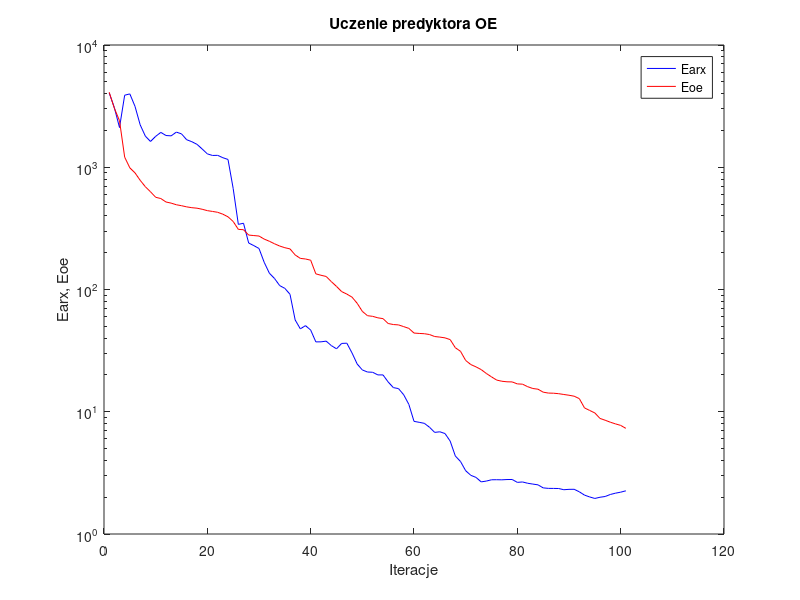
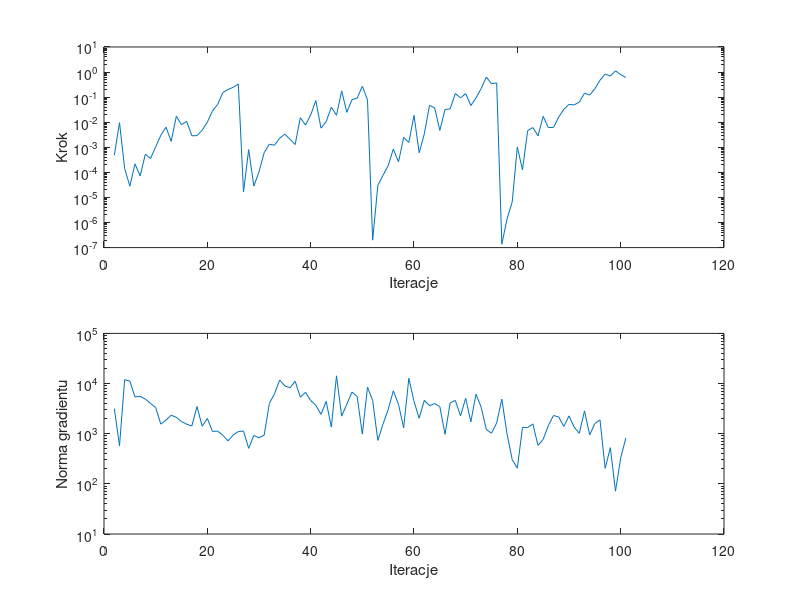

Write MATLAB code to recreate these figures, in order.
%uczenie predyktora oe
clear all;
n=0; farx(n+1)=4.060597e+003; foe(n+1)=4.109028e+003; wspucz(n+1)=0.000000e+000; ng(n+1)=0.000000e+000;
%odnowa zmiennej metryki
n=1; farx(n+1)=3.078293e+003; foe(n+1)=3.041552e+003; krok(n+1)=4.819384e-004; ng(n+1)=3.159804e+003;
n=2; farx(n+1)=2.112798e+003; foe(n+1)=2.403567e+003; krok(n+1)=9.590335e-003; ng(n+1)=5.727843e+002;
n=3; farx(n+1)=3.884263e+003; foe(n+1)=1.209454e+003; krok(n+1)=1.418485e-004; ng(n+1)=1.195000e+004;
n=4; farx(n+1)=3.981724e+003; foe(n+1)=9.885054e+002; krok(n+1)=2.809248e-005; ng(n+1)=1.120730e+004;
n=5; farx(n+1)=3.149428e+003; foe(n+1)=8.997317e+002; krok(n+1)=2.178264e-004; ng(n+1)=5.400271e+003;
n=6; farx(n+1)=2.224609e+003; foe(n+1)=7.823101e+002; krok(n+1)=7.278993e-005; ng(n+1)=5.562669e+003;
n=7; farx(n+1)=1.797347e+003; foe(n+1)=6.930083e+002; krok(n+1)=5.309035e-004; ng(n+1)=4.897745e+003;
n=8; farx(n+1)=1.625595e+003; foe(n+1)=6.300704e+002; krok(n+1)=3.551278e-004; ng(n+1)=4.008486e+003;
n=9; farx(n+1)=1.789852e+003; foe(n+1)=5.681166e+002; krok(n+1)=1.050435e-003; ng(n+1)=3.320340e+003;
n=10; farx(n+1)=1.928060e+003; foe(n+1)=5.546054e+002; krok(n+1)=3.023969e-003; ng(n+1)=1.550546e+003;
n=11; farx(n+1)=1.818094e+003; foe(n+1)=5.197400e+002; krok(n+1)=6.314847e-003; ng(n+1)=1.869093e+003;
n=12; farx(n+1)=1.806675e+003; foe(n+1)=5.087932e+002; krok(n+1)=1.726346e-003; ng(n+1)=2.341266e+003;
n=13; farx(n+1)=1.938838e+003; foe(n+1)=4.934875e+002; krok(n+1)=1.716139e-002; ng(n+1)=2.117386e+003;
n=14; farx(n+1)=1.875576e+003; foe(n+1)=4.847664e+002; krok(n+1)=8.023134e-003; ng(n+1)=1.744061e+003;
n=15; farx(n+1)=1.679089e+003; foe(n+1)=4.741981e+002; krok(n+1)=1.080437e-002; ng(n+1)=1.547790e+003;
n=16; farx(n+1)=1.618149e+003; foe(n+1)=4.669197e+002; krok(n+1)=2.883948e-003; ng(n+1)=1.426491e+003;
n=17; farx(n+1)=1.539289e+003; foe(n+1)=4.625753e+002; krok(n+1)=2.914669e-003; ng(n+1)=3.482160e+003;
n=18; farx(n+1)=1.410765e+003; foe(n+1)=4.533170e+002; krok(n+1)=4.829711e-003; ng(n+1)=1.409422e+003;
n=19; farx(n+1)=1.286588e+003; foe(n+1)=4.416880e+002; krok(n+1)=1.000091e-002; ng(n+1)=2.019279e+003;
n=20; farx(n+1)=1.248655e+003; foe(n+1)=4.351095e+002; krok(n+1)=2.835564e-002; ng(n+1)=1.107415e+003;
n=21; farx(n+1)=1.251619e+003; foe(n+1)=4.281089e+002; krok(n+1)=5.135894e-002; ng(n+1)=1.125299e+003;
n=22; farx(n+1)=1.197077e+003; foe(n+1)=4.131460e+002; krok(n+1)=1.534454e-001; ng(n+1)=9.300263e+002;
n=23; farx(n+1)=1.158302e+003; foe(n+1)=3.931508e+002; krok(n+1)=2.002215e-001; ng(n+1)=7.195589e+002;
n=24; farx(n+1)=6.709781e+002; foe(n+1)=3.601565e+002; krok(n+1)=2.475890e-001; ng(n+1)=9.411831e+002;
n=25; farx(n+1)=3.409937e+002; foe(n+1)=3.102930e+002; krok(n+1)=3.346481e-001; ng(n+1)=1.103299e+003;
%odnowa zmiennej metryki
n=26; farx(n+1)=3.483915e+002; foe(n+1)=3.084299e+002; krok(n+1)=1.641052e-005; ng(n+1)=1.127913e+003;
n=27; farx(n+1)=2.400280e+002; foe(n+1)=2.788734e+002; krok(n+1)=8.071467e-004; ng(n+1)=5.109144e+002;
n=28; farx(n+1)=2.285384e+002; foe(n+1)=2.761881e+002; krok(n+1)=2.832743e-005; ng(n+1)=9.228392e+002;
n=29; farx(n+1)=2.165647e+002; foe(n+1)=2.737677e+002; krok(n+1)=1.046887e-004; ng(n+1)=8.300299e+002;
n=30; farx(n+1)=1.670780e+002; foe(n+1)=2.585667e+002; krok(n+1)=6.066958e-004; ng(n+1)=9.341881e+002;
n=31; farx(n+1)=1.360538e+002; foe(n+1)=2.480943e+002; krok(n+1)=1.323510e-003; ng(n+1)=4.007636e+003;
n=32; farx(n+1)=1.231043e+002; foe(n+1)=2.366587e+002; krok(n+1)=1.216567e-003; ng(n+1)=6.255888e+003;
n=33; farx(n+1)=1.076648e+002; foe(n+1)=2.267973e+002; krok(n+1)=2.298967e-003; ng(n+1)=1.174362e+004;
n=34; farx(n+1)=1.021838e+002; foe(n+1)=2.197740e+002; krok(n+1)=3.364099e-003; ng(n+1)=8.973630e+003;
n=35; farx(n+1)=9.139100e+001; foe(n+1)=2.148372e+002; krok(n+1)=2.087697e-003; ng(n+1)=8.209456e+003;
n=36; farx(n+1)=5.634560e+001; foe(n+1)=1.917282e+002; krok(n+1)=1.293127e-003; ng(n+1)=1.113793e+004;
n=37; farx(n+1)=4.766126e+001; foe(n+1)=1.796769e+002; krok(n+1)=1.517118e-002; ng(n+1)=5.339562e+003;
n=38; farx(n+1)=5.062589e+001; foe(n+1)=1.776788e+002; krok(n+1)=7.700880e-003; ng(n+1)=6.690963e+003;
n=39; farx(n+1)=4.658241e+001; foe(n+1)=1.736461e+002; krok(n+1)=1.941426e-002; ng(n+1)=4.578181e+003;
n=40; farx(n+1)=3.728601e+001; foe(n+1)=1.342844e+002; krok(n+1)=7.301859e-002; ng(n+1)=3.682996e+003;
n=41; farx(n+1)=3.731887e+001; foe(n+1)=1.307524e+002; krok(n+1)=5.801633e-003; ng(n+1)=2.433100e+003;
n=42; farx(n+1)=3.781645e+001; foe(n+1)=1.278379e+002; krok(n+1)=1.059400e-002; ng(n+1)=4.406713e+003;
n=43; farx(n+1)=3.476118e+001; foe(n+1)=1.159799e+002; krok(n+1)=3.980518e-002; ng(n+1)=1.355552e+003;
n=44; farx(n+1)=3.272204e+001; foe(n+1)=1.059944e+002; krok(n+1)=1.891780e-002; ng(n+1)=1.425663e+004;
n=45; farx(n+1)=3.621945e+001; foe(n+1)=9.611661e+001; krok(n+1)=1.778431e-001; ng(n+1)=2.241132e+003;
n=46; farx(n+1)=3.637385e+001; foe(n+1)=9.171774e+001; krok(n+1)=2.476948e-002; ng(n+1)=3.886345e+003;
n=47; farx(n+1)=3.030025e+001; foe(n+1)=8.661773e+001; krok(n+1)=7.951813e-002; ng(n+1)=6.754253e+003;
n=48; farx(n+1)=2.458511e+001; foe(n+1)=7.714277e+001; krok(n+1)=9.137743e-002; ng(n+1)=5.521866e+003;
n=49; farx(n+1)=2.197683e+001; foe(n+1)=6.623945e+001; krok(n+1)=2.733356e-001; ng(n+1)=9.794847e+002;
n=50; farx(n+1)=2.113645e+001; foe(n+1)=6.105177e+001; krok(n+1)=7.700420e-002; ng(n+1)=8.510829e+003;
%odnowa zmiennej metryki
n=51; farx(n+1)=2.103438e+001; foe(n+1)=6.032416e+001; krok(n+1)=1.981386e-007; ng(n+1)=4.568074e+003;
n=52; farx(n+1)=2.001594e+001; foe(n+1)=5.866859e+001; krok(n+1)=3.039896e-005; ng(n+1)=7.348345e+002;
n=53; farx(n+1)=2.001124e+001; foe(n+1)=5.776588e+001; krok(n+1)=7.616673e-005; ng(n+1)=1.545215e+003;
n=54; farx(n+1)=1.752592e+001; foe(n+1)=5.271081e+001; krok(n+1)=1.863040e-004; ng(n+1)=3.038129e+003;
n=55; farx(n+1)=1.576127e+001; foe(n+1)=5.168989e+001; krok(n+1)=8.500296e-004; ng(n+1)=7.163265e+003;
n=56; farx(n+1)=1.546408e+001; foe(n+1)=5.134586e+001; krok(n+1)=2.608382e-004; ng(n+1)=3.840090e+003;
n=57; farx(n+1)=1.378199e+001; foe(n+1)=4.971154e+001; krok(n+1)=2.480280e-003; ng(n+1)=1.313350e+003;
n=58; farx(n+1)=1.149254e+001; foe(n+1)=4.809225e+001; krok(n+1)=1.548346e-003; ng(n+1)=1.273445e+004;
n=59; farx(n+1)=8.346932e+000; foe(n+1)=4.403347e+001; krok(n+1)=1.871779e-002; ng(n+1)=4.408700e+003;
n=60; farx(n+1)=8.196200e+000; foe(n+1)=4.371583e+001; krok(n+1)=6.037139e-004; ng(n+1)=2.031267e+003;
n=61; farx(n+1)=8.040982e+000; foe(n+1)=4.348821e+001; krok(n+1)=3.460293e-003; ng(n+1)=4.639396e+003;
n=62; farx(n+1)=7.468745e+000; foe(n+1)=4.282401e+001; krok(n+1)=4.663645e-002; ng(n+1)=3.615748e+003;
n=63; farx(n+1)=6.779616e+000; foe(n+1)=4.124304e+001; krok(n+1)=3.742693e-002; ng(n+1)=3.989342e+003;
n=64; farx(n+1)=6.856905e+000; foe(n+1)=4.080155e+001; krok(n+1)=4.708571e-003; ng(n+1)=3.472342e+003;
n=65; farx(n+1)=6.633613e+000; foe(n+1)=4.021761e+001; krok(n+1)=3.211609e-002; ng(n+1)=9.721279e+002;
n=66; farx(n+1)=5.753946e+000; foe(n+1)=3.891066e+001; krok(n+1)=3.389322e-002; ng(n+1)=4.090975e+003;
n=67; farx(n+1)=4.345170e+000; foe(n+1)=3.339844e+001; krok(n+1)=1.392689e-001; ng(n+1)=4.613489e+003;
n=68; farx(n+1)=3.919280e+000; foe(n+1)=3.121898e+001; krok(n+1)=9.327289e-002; ng(n+1)=2.262196e+003;
n=69; farx(n+1)=3.293313e+000; foe(n+1)=2.628341e+001; krok(n+1)=1.380129e-001; ng(n+1)=5.091577e+003;
n=70; farx(n+1)=3.019632e+000; foe(n+1)=2.431825e+001; krok(n+1)=4.614317e-002; ng(n+1)=1.719759e+003;
n=71; farx(n+1)=2.903991e+000; foe(n+1)=2.329061e+001; krok(n+1)=9.282613e-002; ng(n+1)=6.129798e+003;
n=72; farx(n+1)=2.669623e+000; foe(n+1)=2.212737e+001; krok(n+1)=2.205796e-001; ng(n+1)=3.377905e+003;
n=73; farx(n+1)=2.710002e+000; foe(n+1)=2.056888e+001; krok(n+1)=6.321212e-001; ng(n+1)=1.211308e+003;
n=74; farx(n+1)=2.776982e+000; foe(n+1)=1.929100e+001; krok(n+1)=3.450079e-001; ng(n+1)=1.024379e+003;
n=75; farx(n+1)=2.779720e+000; foe(n+1)=1.816217e+001; krok(n+1)=3.691454e-001; ng(n+1)=1.639486e+003;
%odnowa zmiennej metryki
n=76; farx(n+1)=2.774685e+000; foe(n+1)=1.776338e+001; krok(n+1)=1.366714e-007; ng(n+1)=4.895379e+003;
n=77; farx(n+1)=2.789424e+000; foe(n+1)=1.757933e+001; krok(n+1)=1.376038e-006; ng(n+1)=9.994184e+002;
n=78; farx(n+1)=2.792580e+000; foe(n+1)=1.754255e+001; krok(n+1)=6.464322e-006; ng(n+1)=3.055549e+002;
n=79; farx(n+1)=2.644633e+000; foe(n+1)=1.689890e+001; krok(n+1)=1.025308e-003; ng(n+1)=2.057762e+002;
n=80; farx(n+1)=2.664822e+000; foe(n+1)=1.681372e+001; krok(n+1)=1.258386e-004; ng(n+1)=1.336960e+003;
n=81; farx(n+1)=2.600654e+000; foe(n+1)=1.603473e+001; krok(n+1)=4.653602e-003; ng(n+1)=1.326889e+003;
n=82; farx(n+1)=2.560655e+000; foe(n+1)=1.549295e+001; krok(n+1)=6.130766e-003; ng(n+1)=1.567011e+003;
n=83; farx(n+1)=2.524137e+000; foe(n+1)=1.529462e+001; krok(n+1)=2.847449e-003; ng(n+1)=5.835263e+002;
n=84; farx(n+1)=2.384116e+000; foe(n+1)=1.446355e+001; krok(n+1)=1.716139e-002; ng(n+1)=7.722844e+002;
n=85; farx(n+1)=2.361889e+000; foe(n+1)=1.421874e+001; krok(n+1)=6.118871e-003; ng(n+1)=1.448708e+003;
n=86; farx(n+1)=2.359922e+000; foe(n+1)=1.417941e+001; krok(n+1)=6.192369e-003; ng(n+1)=2.310090e+003;
n=87; farx(n+1)=2.355644e+000; foe(n+1)=1.405455e+001; krok(n+1)=1.596372e-002; ng(n+1)=2.156242e+003;
n=88; farx(n+1)=2.302342e+000; foe(n+1)=1.384367e+001; krok(n+1)=3.264474e-002; ng(n+1)=1.396383e+003;
n=89; farx(n+1)=2.319232e+000; foe(n+1)=1.364795e+001; krok(n+1)=5.121364e-002; ng(n+1)=2.265142e+003;
n=90; farx(n+1)=2.321330e+000; foe(n+1)=1.340212e+001; krok(n+1)=4.904612e-002; ng(n+1)=1.352471e+003;
n=91; farx(n+1)=2.213387e+000; foe(n+1)=1.280204e+001; krok(n+1)=6.376768e-002; ng(n+1)=1.019058e+003;
n=92; farx(n+1)=2.080301e+000; foe(n+1)=1.074939e+001; krok(n+1)=1.444813e-001; ng(n+1)=2.845121e+003;
n=93; farx(n+1)=2.009638e+000; foe(n+1)=1.024991e+001; krok(n+1)=1.209148e-001; ng(n+1)=9.452472e+002;
n=94; farx(n+1)=1.953517e+000; foe(n+1)=9.776747e+000; krok(n+1)=2.144024e-001; ng(n+1)=1.597692e+003;
n=95; farx(n+1)=1.998268e+000; foe(n+1)=8.817820e+000; krok(n+1)=4.734602e-001; ng(n+1)=1.885111e+003;
n=96; farx(n+1)=2.026842e+000; foe(n+1)=8.522956e+000; krok(n+1)=8.252141e-001; ng(n+1)=2.041283e+002;
n=97; farx(n+1)=2.105423e+000; foe(n+1)=8.211785e+000; krok(n+1)=6.970601e-001; ng(n+1)=5.272430e+002;
n=98; farx(n+1)=2.157965e+000; foe(n+1)=7.956890e+000; krok(n+1)=1.119298e+000; ng(n+1)=7.157964e+001;
n=99; farx(n+1)=2.198486e+000; foe(n+1)=7.734520e+000; krok(n+1)=7.926233e-001; ng(n+1)=3.266355e+002;
n=100; farx(n+1)=2.256377e+000; foe(n+1)=7.314894e+000; krok(n+1)=6.083508e-001; ng(n+1)=8.172583e+002;

figure; semilogy(farx,'b'); hold on; semilogy(foe,'r'); xlabel('Iteracje'); ylabel('Earx, Eoe'); legend('Earx','Eoe'); title('Uczenie predyktora OE');
figure; subplot(2,1,1); semilogy(krok); xlabel('Iteracje'); ylabel('Krok');
subplot(2,1,2); semilogy(ng); xlabel('Iteracje'); ylabel('Norma gradientu');
Earx=farx(n+1)
Eoe=foe(n+1)
